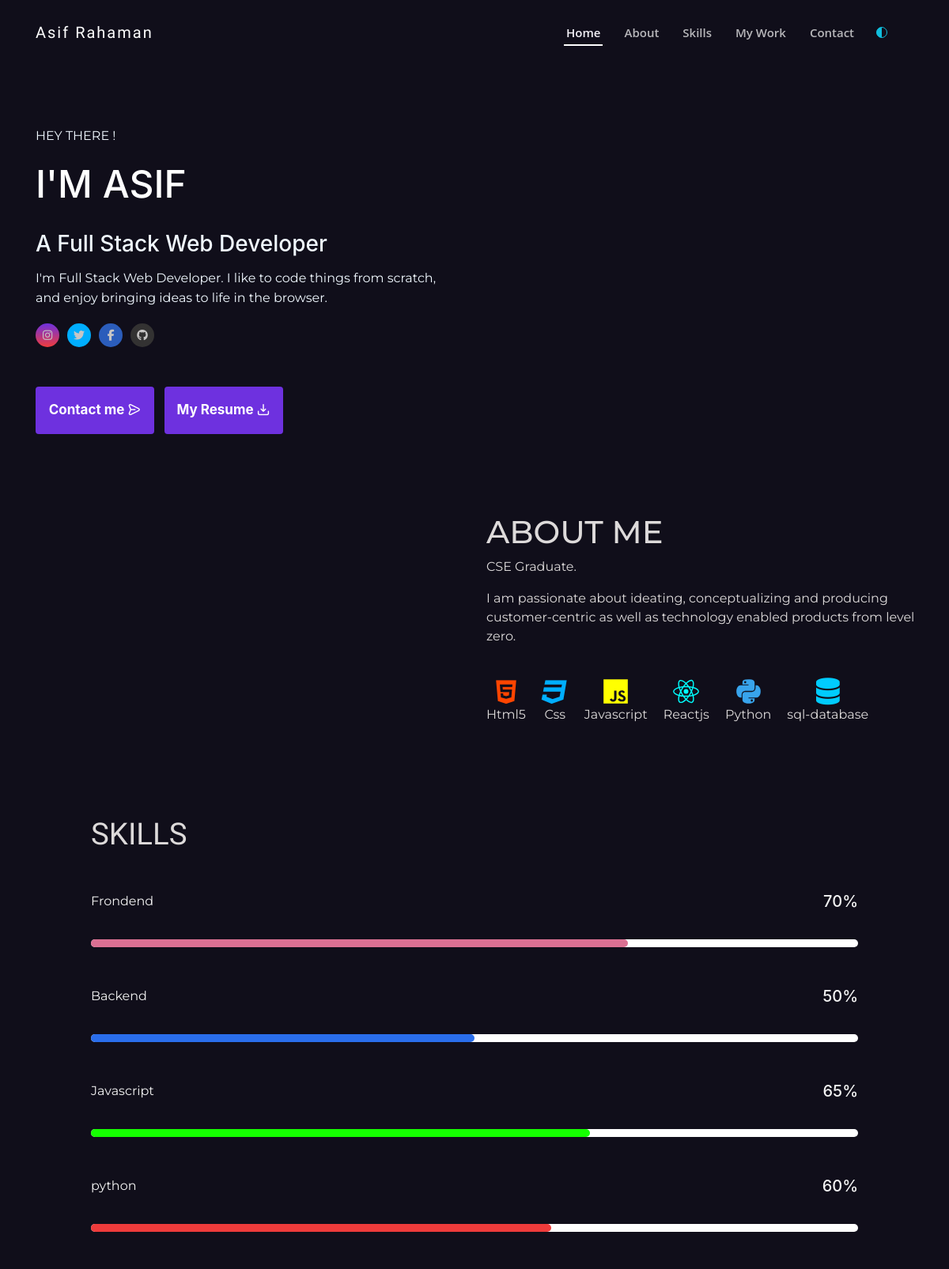
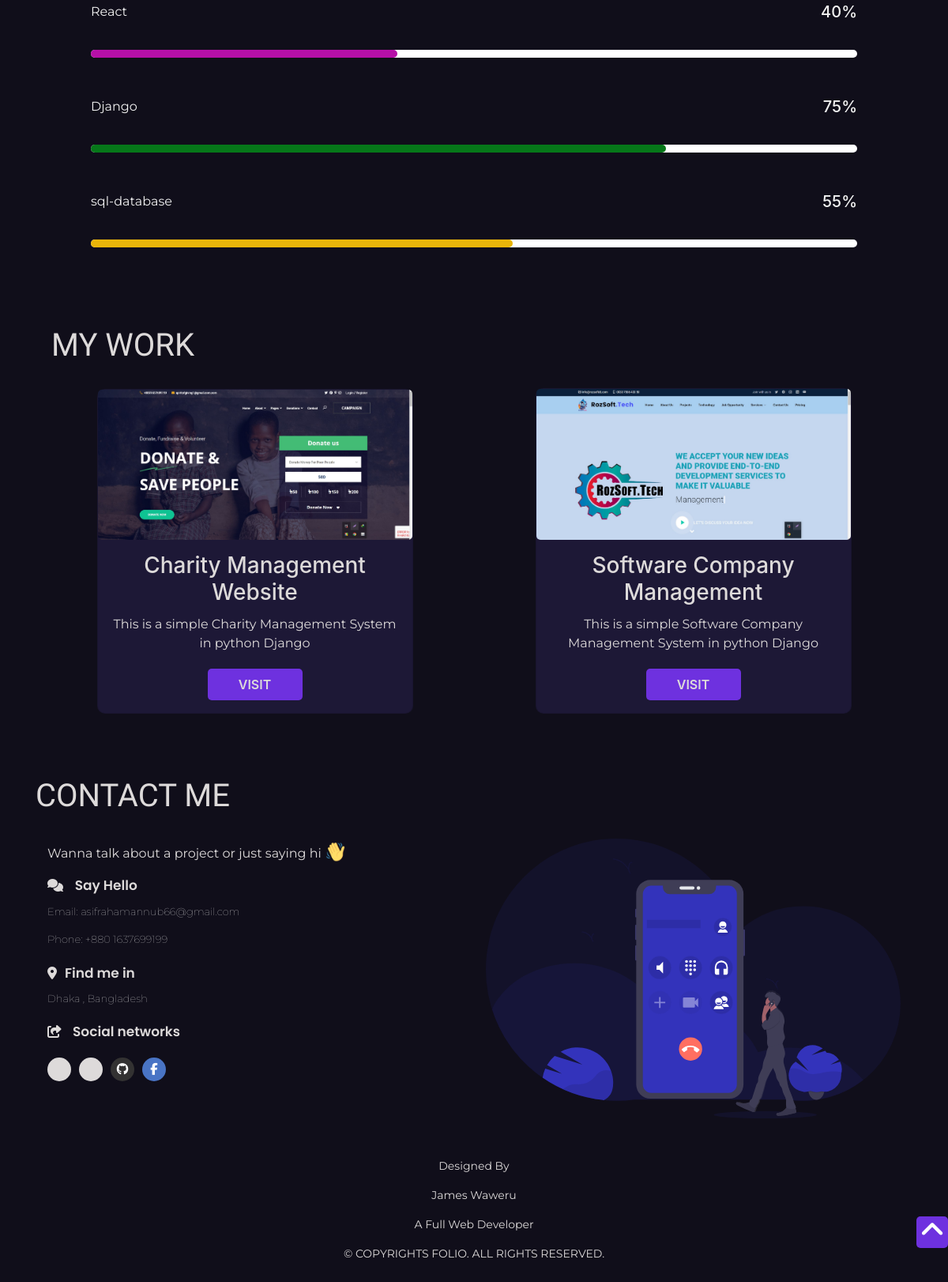
The page / on the database its author committed (2 pictures, top to bottom).
### feeds/models.py (models this page shows, shortened)
class PersonalInformation(models.Model):
    name_complete = models.CharField(max_length=50, blank=True, null=True)
    avatar = models.URLField(blank=True, null=True)
    mini_about = models.TextField(blank=True, null=True)
    address = models.CharField(max_length=100, blank=True, null=True)
    phone = models.CharField(max_length=20, blank=True, null=True)
    email = models.EmailField(max_length=255, blank=True, null=True)
    cv = models.FileField(upload_to='cv', blank=True, null=True)
    github = models.URLField(blank=True, null=True)
    linkedin = models.URLField(blank=True, null=True)
    facebook = models.URLField(blank=True, null=True)
    twitter = models.URLField(blank=True, null=True)
    instagram = models.URLField(blank=True, null=True)
    mycv = models.URLField(blank=True, null=True)

class About(models.Model):
    title = models.CharField(max_length=20, blank=True, null=True)
    description1 = models.TextField(blank=False, null=True)
    description2 = models.TextField(blank=False, null=True)
    about_avatar = models.URLField(blank=True, null=True)

class Projects(models.Model):
    title = models.CharField(max_length=50, blank=True, null=True)
    skill = models.TextField(max_length=230, blank=True, null=True)
    link = models.URLField(blank=True, null=True)
    image = models.ImageField(upload_to='static/images')

### feeds/views.py (the view)
# urls.py: path('',views.home_page,name="main_home" )
def home_page(request):
    myinfo = PersonalInformation.objects.all()
    myabout = About.objects.all()
    myskills = Projects.objects.all()
    skills = Skills.objects.all()
    context = {
        "info": myinfo,
        "about": myabout,
        "skills": myskills,
        "know": skills
    }
    return render(request, 'home_page.html', context)

### feeds/templates/home_page.html (shortened to what this page needs)
{% load static %}
<!DOCTYPE html>
<html lang="en">
<head>
    <link rel="stylesheet" href="https://unpkg.com/aos@next/dist/aos.css" />
    <link rel="stylesheet" href="https://code.ionicframework.com/ionicons/2.0.1/css/ionicons.min.css">
    <link rel="stylesheet" href="https://unicons.iconscout.com/release/v4.0.0/css/line.css">
    <link rel="stylesheet" href="https://allyoucan.cloud/cdn/icofont/1.0.1/icofont.css">
    <link href='https://cdn.jsdelivr.net/npm/boxicons@2.0.5/css/boxicons.min.css' rel='stylesheet'>
    <link rel="stylesheet" href="https://stackpath.bootstrapcdn.com/bootstrap/4.3.1/css/bootstrap.min.css">
    <link rel="stylesheet" href="{% static 'css/main.css' %}">
</head>
<body data-aos-easing="ease" data-aos-duration="1500" data-aos-delay="0">
    <header id="header" class="fixed-top ">
        <div class="container-fluid  navbur">
            <div class="navi">
                <div class="col-xl-9 d-flex align-items-center lefty">
                    <h1 class="logo mr-auto"><a href="#">Asif Rahaman</a></h1>
                    <nav class="nav-menu d-none d-lg-block float-right">
                        <ul>
                            <li class="active"><a href="#home">Home</a></li>
                            <li><a href="#about">About</a></li>
                            <li><a href="#skills">Skills</a></li>
                            <li><a href="#work">My Work</a></li>
                            <li><a href="#contact">Contact</a></li>
                            <div class="invert pl-4 " id="theme-button">
                                <ion-icon name='contrast-outline' style="color:rgb(17, 190, 221)"></ion-icon>
                            </div>
                        </ul>
                    </nav>
                </div>
            </div>
        </div>
    </header>
    <section class=" descript "  id="home">
        <div class="container ">
            <div class="small-container ">
                <div class="row">
                    <div class="col-md-6 initial-0 aos-init " data-aos="zoom-in" data-aos-delay="200">
                        <p id="hey">HEY THERE !</p>
                        {% for infor in info %}
                        <h1 id="name">I'M <span>{{infor.name_complete}}</span> </h1>
                        <h3> A Full Stack Web Developer</h3>
                        <p> {{infor.mini_about}}</p>
                        <div class="social">
                            <a href="{{infor.instagram}}"> <i class="fa fa-instagram"></i></a>
                            <a href="{{infor.twitter}}"> <i class="fa fa-twitter"></i></a>
                            <a href="{{infor.facebook}}"><i class="fa fa-facebook-f" style="background: #4974c5 "></i>
                           </a>
                            <a href="{{infor.github}}"><i class="fa fa-github"></i>
                            </a>
                        </div>
                        <div class="button">
                            <a href="mailto:{{infor.email}}"> <button class="main-button2">Contact me <i class="uil uil-message"style="" ></i>  </button></a>
                            <a class="main-button ml-2" href="{{infor.mycv}}" target="_blank" rel="noopener noreferrer"> <button id="btn2">My Resume <i class="uil uil-import"></i></i>
                            </button></a>
                        </div>
                    </div>
                    <div class="col-md-6 initial-1 aos-init" data-aos="zoom-in" data-aos-delay="300">
                    </div>
                    {% endfor %}
                </div>
            </div>
        </div>
    </section>
    <section class="about its-me " id="about">
        <div class="container2">
            <div class="small-container2 ">
                <div class="row2 initial-3">
                    {% for aboutme in about %}
                    <div class="col-md-6 aos-init" data-aos="fade-up-right" data-aos-delay="700">
                    </div>
                    <div class="col-md-6 initial-4">
                        <div class="title aos-init" data-aos="zoom-in" data-aos-delay="200">
                            <h1>{{aboutme.title}}</h1>
                        </div>
                        <p data-aos="zoom-in" data-aos-delay="200" class="aos-init">{{aboutme.description1}}</p>
                        <p data-aos="zoom-in" data-aos-delay="200" class="aos-init">{{aboutme.description2}}</p>
                        <div class="icons aos-init" data-aos="zoom-in" data-aos-delay="300">
                            <div> <i class="fa fa-html5"></i>
                                <p>Html5</p>
                            </div>
                            <div> <i class="fa fa-css3 " aria-hidden=”true”></i>
                                <p>Css</p>
                            </div>
                            <div>
                                <ion-icon name="logo-javascript" style="color: yellow;font-size:35px"></ion-icon>
                                <p>Javascript</p>
                            </div>
                            <div>
                                <ion-icon name="logo-react" style="color: cyan;font-size:35px"></ion-icon>
                                <p>Reactjs</p>
                            </div>
                            <div>
                                <ion-icon name="logo-python" style="color: #38a4ec;font-size:35px"></ion-icon>
                                <p>Python</p>
                            </div>
                            <div> <i class="fa fa-database"></i>
                                <p>sql-database</p>
                            </div>
                        </div>
                        {% endfor %}
                    </div>
                </div>
            </div>
        </div>
        <article>
            <div class="container skills" id="skills">
                <div class="small-container">
                    <div class="row9">
                        <div class="col-md-10 initial-5">
                            <div class="title">
                                <h1 class="">SKILLS</h1>
                            </div>
                            <div class="all-bars">
                                <div class="bars aos-init" data-aos="zoom-in" data-aos-delay="800">
                                    <div class="bar-info">
                                        <p>Frondend</p>
                                        <h5>70%</h5>
                                    </div>
                                    <div class="bar">
                                        <p id="one"></p>
                                    </div>
                                </div>
                                <div class="bars aos-init" data-aos="zoom-in" data-aos-delay="300">
                                    <div class="bar-info">
                                        <p>Backend</p>
                                        <h5>50%</h5>
                                    </div>
                                    <div class="bar">
                                        <p id="two"></p>
                                    </div>
                                </div>
                                <div class="bars aos-init" data-aos="zoom-in" data-aos-delay="300">
                                    <div class="bar-info">
                                        <p>Javascript</p>
                                        <h5>65%</h5>
                                    </div>
                                    <div class="bar">
                                        <p id="three"></p>
                                    </div>
                                </div>
                                <div class="bars aos-init" data-aos="zoom-in" data-aos-delay="400">
                                    <div class="bar-info">
                                        <p>python</p>
                                        <h5>60%</h5>
                                    </div>
                                    <div class="bar">
                                        <p id="four"></p>
                                    </div>
                                </div>
                                <div class="bars aos-init" data-aos="zoom-in" data-aos-delay="500">
                                    <div class="bar-info">
                                        <p>React</p>
                                        <h5>40%</h5>
                                    </div>
                                    <div class="bar">
                                        <p id="six"></p>
                                    </div>
                                </div>
                                <div class="bars aos-init" data-aos="zoom-in" data-aos-delay="600">
                                    <div class="bar-info">
                                        <p>Django</p>
                                        <h5>75%</h5>
                                    </div>
                                    <div class="bar">
                                        <p id="seven"></p>
                                    </div>
                                </div>
                                <div class="bars aos-init" data-aos="zoom-in" data-aos-delay="700">
                                    <div class="bar-info">
                                        <p>sql-database</p>
                                        <h5>55%</h5>
                                    </div>
                                    <div class="bar">
                                        <p id="five"></p>
                                    </div>
                                </div>
                            </div>
                        </div>
                    </div>
                </div>
            </div>
        </article>
    </section>
    <div class="work">
        <div class="container" id="work">
            <div class="title2">
                <h1>MY WORK</h1>
            </div>
            <div class="small-container">
                <div class="row3">
                    {% for sys in skills %}
                    <div class="card initial-6  w- aos-init" data-aos="zoom-in" data-aos-delay="500">
                        <img src="{{sys.image}}" alt="">
                        <div class="card-body col-5-info px-3 py-3">
                            <h3 class="pb-1">{{sys.title}}</h3>
                            <p class="pb-1">{{sys.skill}}</p>
                            <button><a href="{{sys.link}}">VISIT</a></button>
                        </div>
                    </div>
                    {% endfor %}
                </div>
            </div>
        </div>
    </div>
    <footer id="contact">
        <div class="container">
            <div class="title5">
                <h1>CONTACT ME</h1>
            </div>
            <div class="small-container">
                <div class="row4">
                                         {% for infor in info %}
                    <div class="col-md-6 initial-8 aos-init" data-aos="fade-down-right" data-aos-delay="300">
                        <p id="helo">Wanna talk about a project or just saying hi <img src="{%  static 'images/e.png' %}" alt="" id="e" class="wave"></p>
                        <div class="contact-info">
                            <div class="c-ico">
                    <i class="fa fa-comments"></i> <span id="io">Say Hello</span></i>
                            </div>
                            <p>Email: <span>{{infor.email}}</span></p>
                            <p>Phone: <span>{{infor.phone}}</span></p>
                        </div>
                        <div class="contact-info">
                            <div class="c-ico">
                                <i class="fa fa-map-marker"></i><span id="io">Find me in</span>
                            </div>
                            <p><span>{{infor.address}}</span></p>
                        </div>
                        <div class="contact-info obojo">
                            <div class="c-ico">
                                <i class="fa fa-share-square-o"> <span id="io">Social networks</span> </i>
                            </div>
                            <h4>
                                <a href="{{infor.instagram}}" class="m1"> <i class="icofont-instagram"></i></a>
                                  <a href="{{infor.twitter}}" class="m1"> <i class="icofont-twitter"></i></a>
                                <a href="{{infor.github}}"><i class="fa fa-github"></i>
                                </a>
                                <a href="{{infor.facebook}}"><i class="fa fa-facebook" style="background: #4974c5"></i></a>
                            </h4>
                        </div>
                    </div>
                    <div class=" col-md-6 initial-7 aos-init " data-aos="zoom-in " data-aos-delay="700 ">
                        <img src="{% static 'images/19.svg' %} " alt=" ">
                    </div>
                 {% endfor %}
                </div>
                <div class="footing ">
                    <div class="row justify-content-center ">
                        <div class="col-md-4 ">
                            <p>Designed By </p>
                            <p>James Waweru</p>
                            <p>A Full Web Developer</p>
                            <p id="copy ">© COPYRIGHTS FOLIO. ALL RIGHTS RESERVED.
                        </div>
                    </div>
                </div>
            </div>
        </div>
        <div class="up-arrow ">
            <div class="arrow ">
                <a href="# "><i class="fa fa-angle-up "></i>
            </a>
            </div>
        </div>
    </footer>
</body>
</html>

### rows shown on the page
PersonalInformation: name_complete "ASIF", mini_about "I'm Full Stack Web Developer. I like to code things from scratch, and enjoy bringing ideas to life in the browser.", email "asifrahamannub66@gmail.com", phone "+880 1637699199", address "Dhaka , Bangladesh"
About: title "ABOUT ME", description1 "CSE Graduate.", description2 "I am passionate about ideating, conceptualizing and producing customer-centric as well as technology enabled products from level zero."
Projects: image (picture), title "Charity Management Website", skill "This is a simple Charity Management System in python Django"
Projects: image (picture), title "Software Company Management", skill "This is a simple Software Company Management System in python Django"
